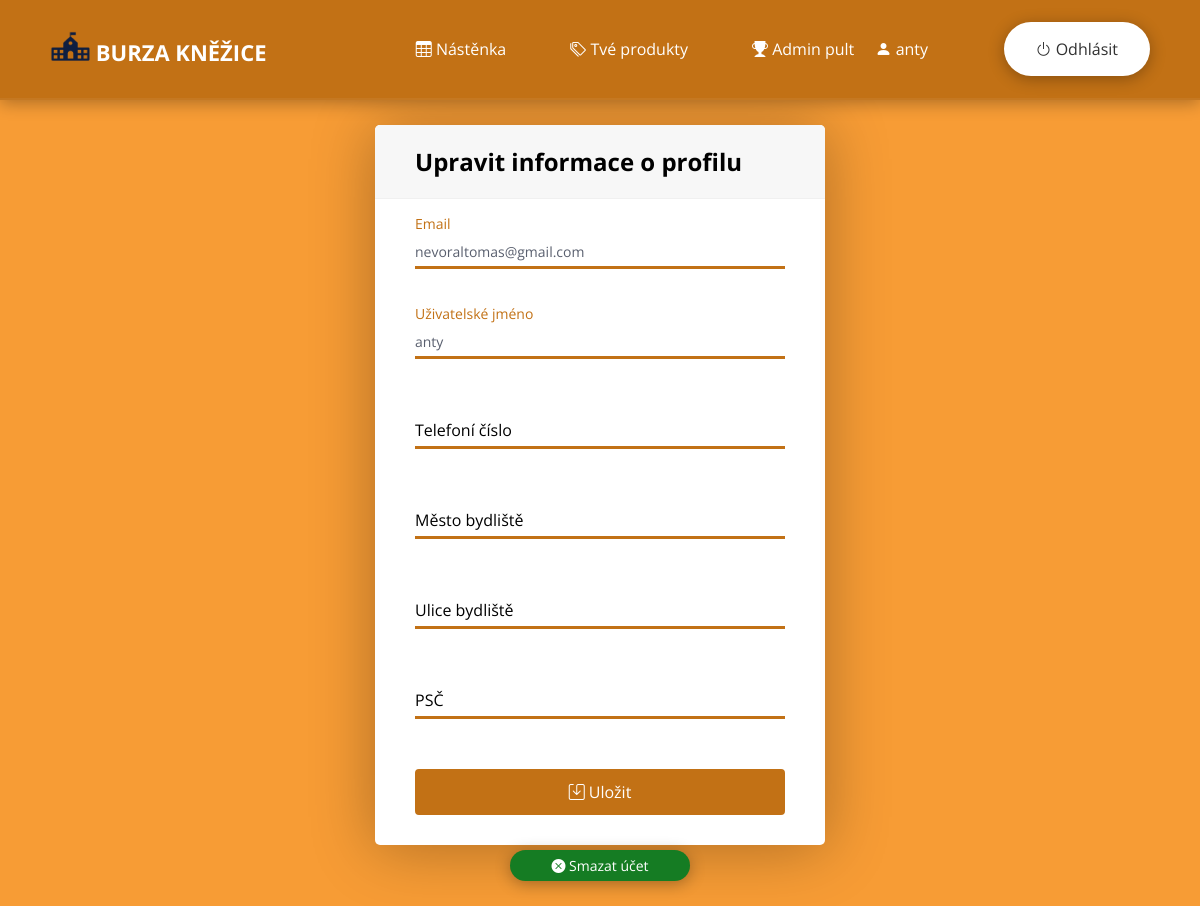
/profile/anty (signed in), run on an earlier commit of the app's database.
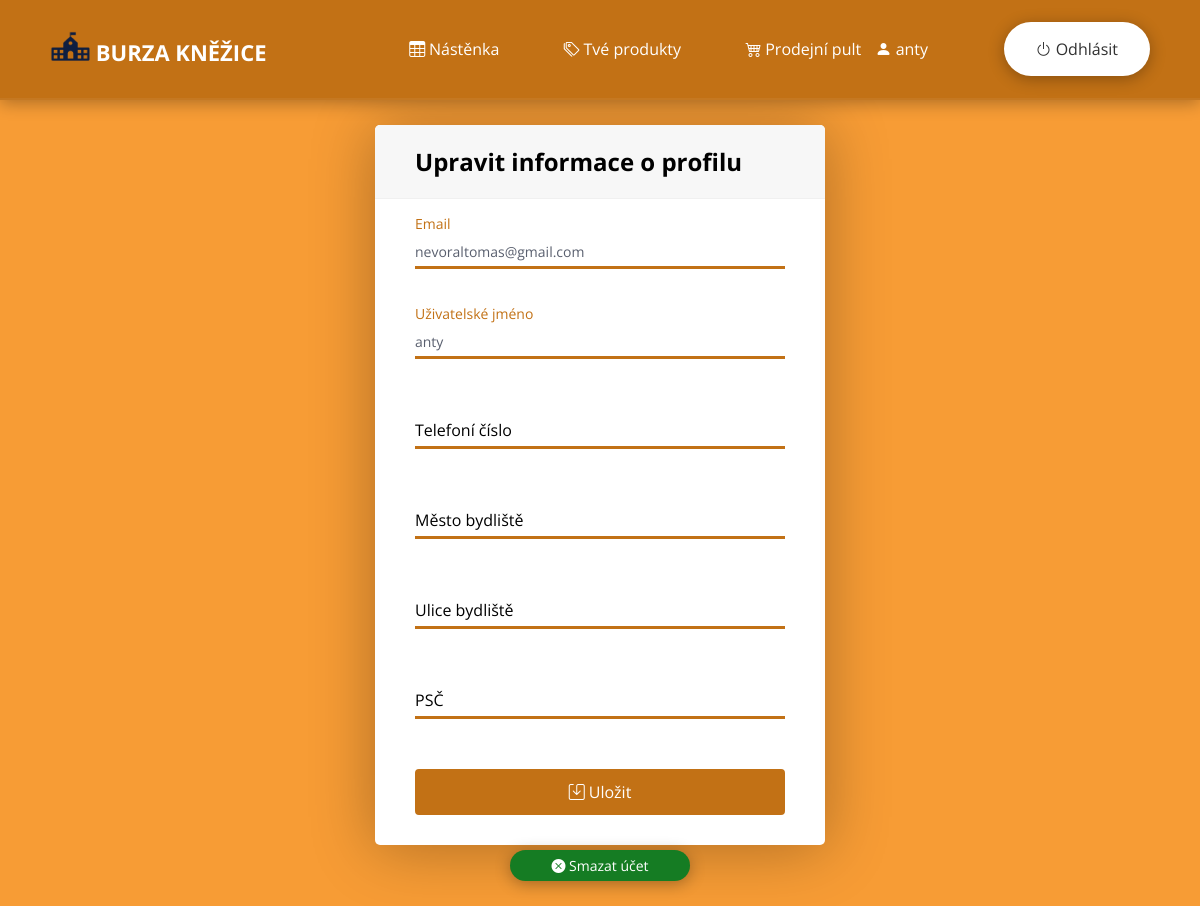
And on a later commit of the database.
### web/views.py (the view, shortened to what this page needs)
@views.route("/profile/<username>", methods=['GET', 'POST'])
@login_required
def profile(username):
    return render_template("profile_page.html", user=current_user, username=username)

### web/__init__.py (called while the page is built)
def create_app():
    app =  Flask(__name__)
    toastr = Toastr(app)
    app.config['SECRET_KEY'] = 'idontcare'
    app.config['SQLALCHEMY_DATABASE_URI'] = f'sqlite:///{DB_NAME}'
    app.config['SQLALCHEMY_TRACK_MODIFICATIONS'] = True
    db.init_app(app)
    from .views import views
    app.register_blueprint(views, url_prefix="/")
    from .auth import auth
    app.register_blueprint(auth, url_prefix="/")
    from .models import User, Post, Burza
    create_database(app)
    login_manager = LoginManager()
    login_manager.login_view = "auth.login"
    login_manager.init_app(app)
    @login_manager.user_loader
    def load_user(id):
        return User.query.get(int(id))
    return app

### web/flash_toastr/__init__.py (called while the page is built)
    @staticmethod
    def include_toastr_js(version=None, js_filename=None):
        if version is None:
            version = current_app.config.get('TOASTR_VERSION')
        if js_filename is None:
            js_filename = current_app.config.get('TOASTR_JS_FILENAME')
        js = '<script src="//cdnjs.cloudflare.com/ajax/libs/' \
             'toastr.js/{0}/{1}"></script>\n'.format(version, js_filename)
        return Markup(js)

### web/templates/profile_page.html (shortened to what this page needs)
{% extends "auth_base.html" %}
{% block content %}
<div class="container-prof">
	<div class="header">
    <h2>Upravit informace o profilu</h2>
	</div>
	<form id="form_profile" class="form" method="POST">
		<div class="form-control">
			<input type="email"
        id="email"
        name="email"
        {% if user.email != "" %}
          value = "{{user.email}}"
        {% endif %}
        onchange="checkInputsEmail()"
        autocomplete='off'
        required>
      <label for="email"
        class="label-name">
        <span class="content-name">Email</span>
      </label>
		</div>
    <div class="form-control">
			<input type="username"
        id="username"
        name="username"
        {% if user.username != "" %}
          value = "{{user.username}}"
        {% endif %}
        onchange="checkInputsName('username')"
        autocomplete='off'
        required>
      <label for="username"
        class="label-name">
        <span class="content-name">Uživatelské jméno</span>
      </label>
		</div>
    <div class="form-control">
			<input type="tel-number"
        id="tel-number"
        name="tel-number"
        onchange="checkInputsName('tel-number')"
        autocomplete='off'
        required>
      <label for="tel-number"
        class="label-name">
        <span class="content-name">Telefoní číslo</span>
      </label>
		</div>
		<div class="form-control">
			<input type="town"
        id="town"
        name="town"
        onchange="checkInputsName('town')"
        autocomplete='off'
        required>
      <label for="town"
        class="label-name">
        <span class="content-name">Město bydliště</span>
      </label>
		</div>
    <div class="form-control">
			<input type="street"
        id="street"
        name="street"
        onchange="checkInputsName('street')"
        autocomplete='off'
        required>
      <label for="street"
        class="label-name">
        <span class="content-name">Ulice bydliště</span>
      </label>
		</div>
    <div class="form-control">
			<input type="psc"
        id="psc"
        name="psc"
        onchange="checkInputsName('psc')"
        autocomplete='off'
        required>
      <label for="psc"
        class="label-name">
        <span class="content-name">PSČ</span>
      </label>
		</div>
		<button type="submit"
      id="btn_prof_submit">
      <i class="bi bi-save"></i> Uložit
    </button>
	</form>
</div>
<div class='main-update'>
  <a href="/delete_user/{{user.id}}" id="delete-button" class="buttons">
      <i class="bi bi-x-circle-fill"></i> Smazat účet
  </a>
</div>
{% endblock %}

### web/templates/auth_base.html (shortened to what this page needs)
<!doctype html>
<html lang="cz">
    <link rel="stylesheet"
      href="https://cdn.jsdelivr.net/npm/bootstrap-icons@1.5.0/font/bootstrap-icons.css">
    <link rel = "stylesheet"
      href = "{{ url_for('static', filename='CSS/style.css') }}">
    <link rel="stylesheet"
      href="https://cdnjs.cloudflare.com/ajax/libs/font-awesome/4.7.0/css/font-awesome.min.css">
    {{ toastr.include_toastr_css() }}
  </head>
  <body>
    <header>
      <div class="container_navbar">
        <nav class="nav">
          <a href="{{ url_for('views.home') }}" class="logo">
            <img src="{{ url_for('static', filename='source/logo2.png') }}"
              alt=""
              width="40"
              height="30"
              class="d-inline-block align-text-middle">
              BURZA KNĚŽICE
          </a>
          <ul class="nav-list">
            <li>
              <a href="{{ url_for('views.home') }}" class="nav-link">
                <i class="bi bi-table"></i> Nástěnka
              </a>
            </li>
            {% if user.is_authenticated %}
              <li>
                <a href="{{ url_for('views.posts', username=user.username) }}" class="nav-link">
                  <i class="bi bi-tags"></i> Tvé produkty
                </a>
              </li>
              {% if user.status != 'user' %}
                <li>
                  <a href="{{ url_for('views.admin') }}" class="nav-link">
                    {% if user.status == 'admin' %}
                      <i class="bi bi-trophy-fill"></i> Admin pult
                    {% else %}
                      <i class="bi bi-cart4"></i> Prodejní pult
                    {% endif %}
                  </a>
                </li>
              {% endif %}
            {% endif %}
          </ul>
          <ul class="log-list">
            {% if user.is_authenticated %}
              <li>
                <a href="{{ url_for('views.profile', username=user.username) }}" class="nav-link">
                  <i class="bi bi-person-fill"></i> {{user.username}}
                </a>
              </li>
              <li>
                <a href="{{ url_for('auth.logout') }}" id="nav-cta">
                  <i class="bi bi-power"></i> Odhlásit
                </a>
              </li>
            {% endif %}
          </ul>
        </nav>
      </div>
    </header>
    <div class="container-content">
        {% block content %}{% endblock %}
    </div>
  </body>
</html>

What changed in the data, as far as the page shows it:
changed User "anty": status "admin" → "seller" (drawn)
Also different on the page:
text no longer shown: "Admin pult"
text now shown: "Prodejní pult"
